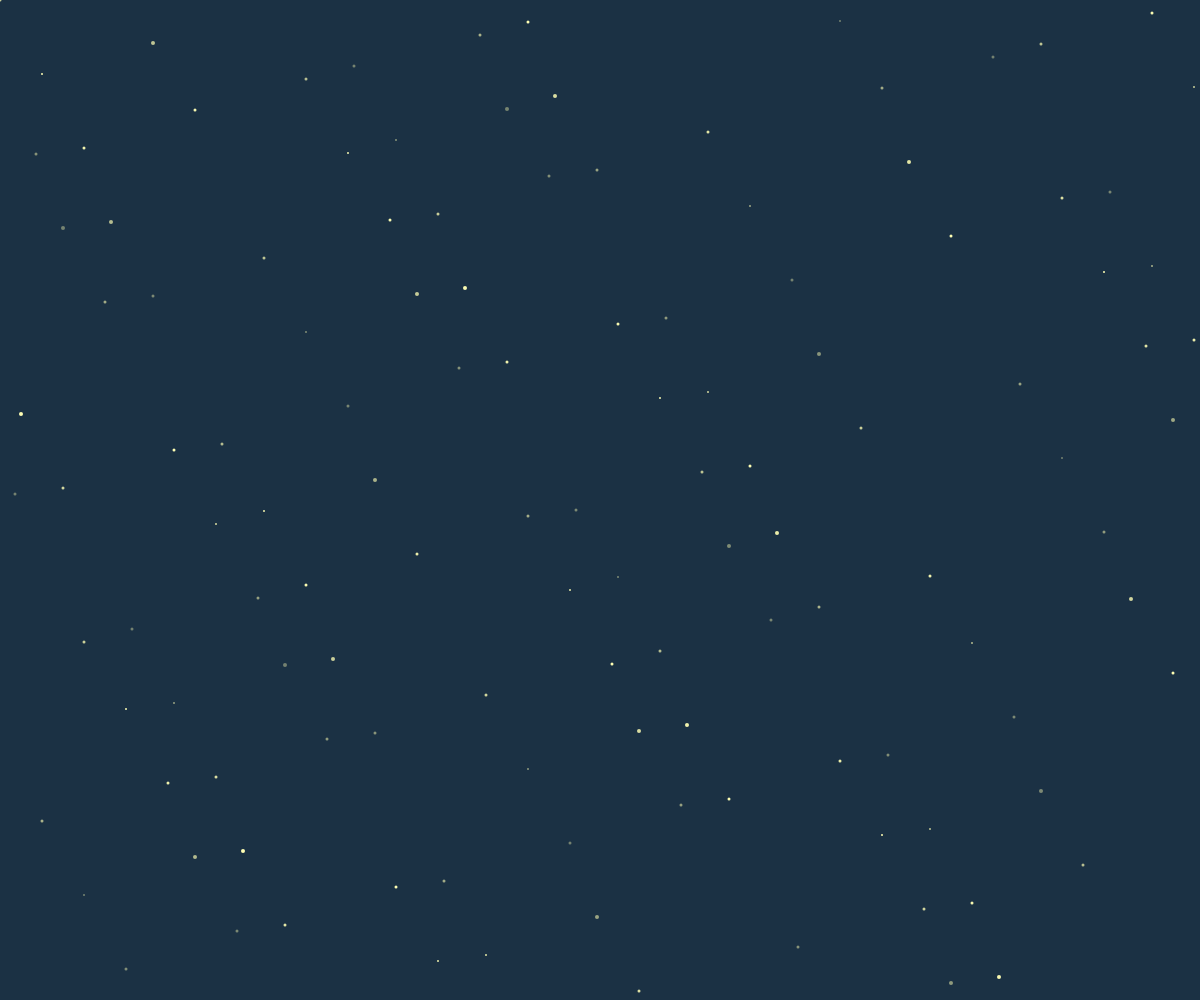
Frame 1 (no input)
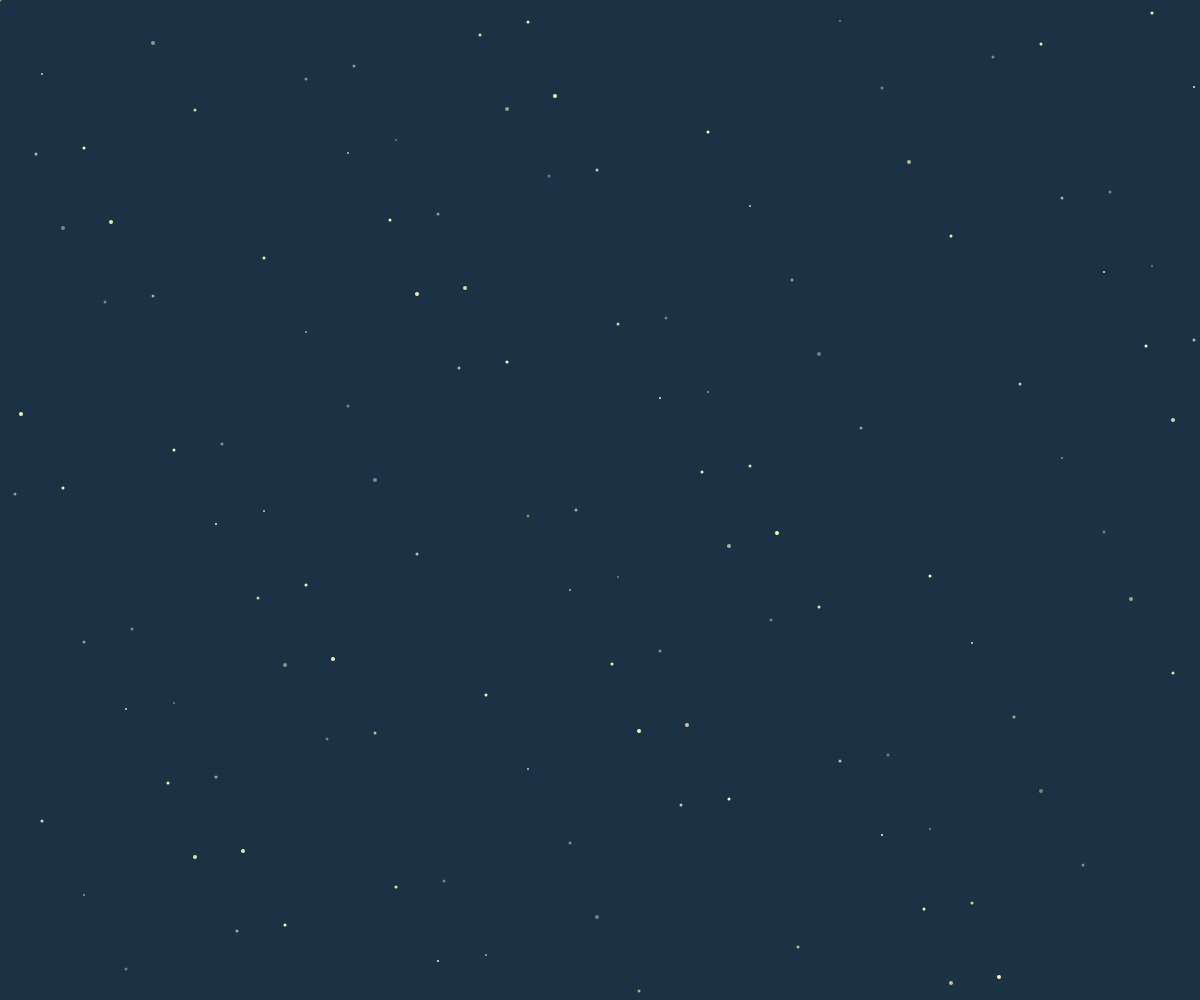
Frame 60 (no input)
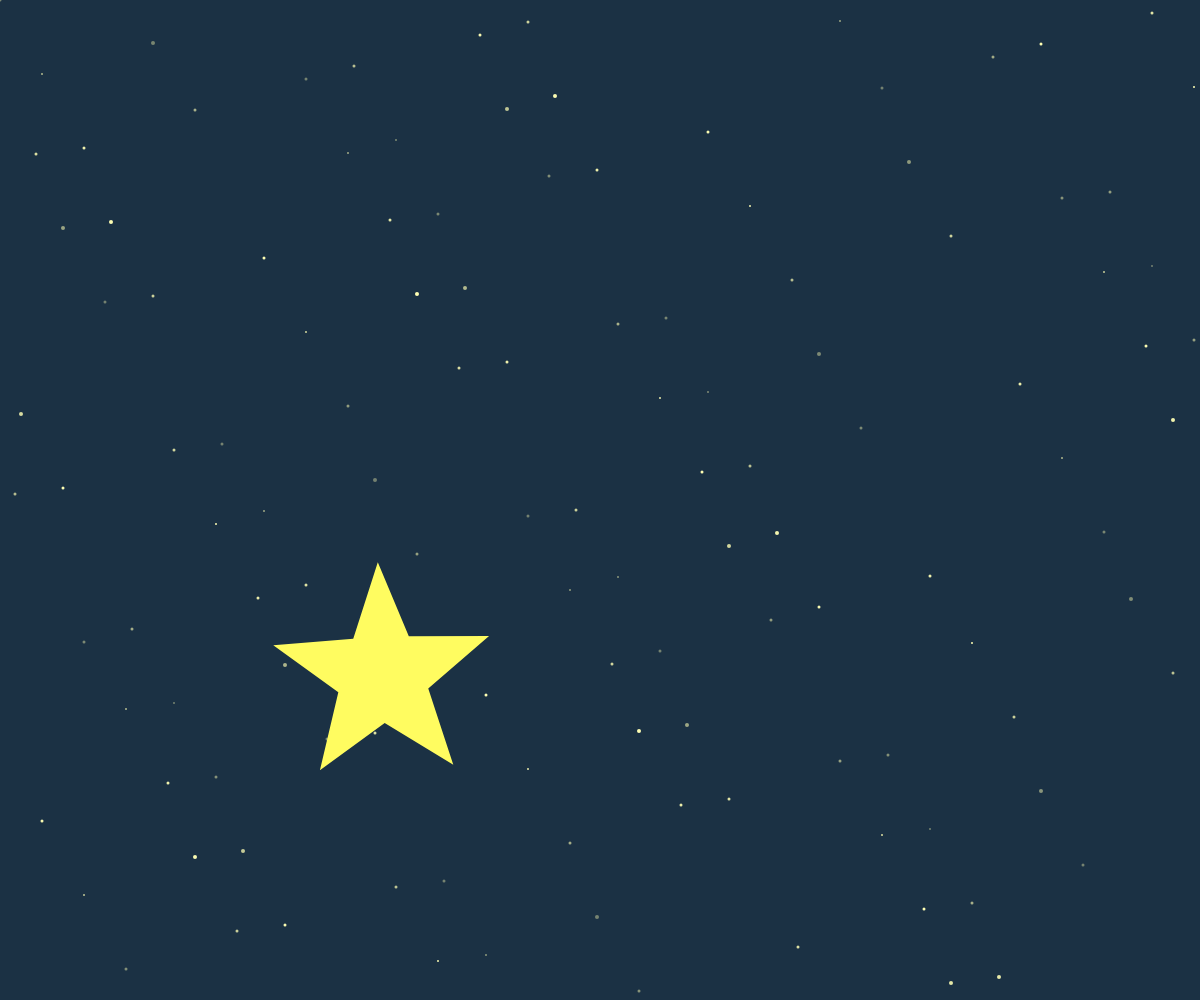
Frame 120 (the mouse pressed at the canvas centre since frame 60)

The p5.js sketch that drew these frames (run headless with seeded random() and noise() and a simulated clock; from frame 60 on, the mouse is pressed at the canvas centre):

// p5.js sketch
// ── sketch.js
let orbitAngle = 0; //rotazione lungo l'orbita
let rotationAngle = 0; // variabile per la rotazione
let orbitDirection = 1;

function setup() {
  createCanvas(windowWidth, windowHeight);
  angleMode(RADIANS); // assicura l'uso dei radianti
}

function draw() {
  background("#1b3144ff"); //back

  fill ("50"); //bianco
  strokeWeight(1);
  
  //stelle NO RANDOM
  noStroke ();
  for(let i=0; i < 150;i++){
    let starX = (i*37) % width + (i%3)*5;
    let starY = ((i*73)% height) + (i%7)
    let alpha = map(sin(frameCount * 0.2 + i), -1, 1, 100, 255);

    fill(255, 255, 180, alpha);

    //stellla a quando i è pari
    if (i % 2 == 0) {
    ellipse(starX, starY, 3);
  } else if (i % 3 == 0) {
    ellipse(starX, starY, 4);
  } else if (i % 3 == 1) {
    ellipse(starX, starY, 2);
  }

  }


  //STELLA
  let orbitRadius = 900; // raggio dell'orbita

  let centerX = width + 10;// centro orbita esterno a destra del canvas
  let centerY = height + 30; // centro orbita esterno a destra del canvas

  // Calcolo posizione della stella lungo l’orbita inclinata
  let xOrbit = cos(orbitAngle) * orbitRadius;
  let yOrbit = sin(orbitAngle) * orbitRadius;

  let orbitRotation = PI * 3 / 4; // inclinazione dell'orbita

  fill(255, 252, 96); 
  push();
  translate(centerX, centerY);
  rotate(orbitRotation);            
  translate(xOrbit, yOrbit);  

  let scaleFactor = map(sin(frameCount * 0.1), -1, 1, 0.9, 1.1);
  scale(scaleFactor);
  rotate(rotationAngle);

  star(0, 0, 50, 120, 5);
  pop();
  
  let orbitSpeed = 0.01;
orbitAngle += orbitSpeed * orbitDirection;
rotationAngle += 0.03;

// Limita l'angolo dell'orbita tra 0 e PI
if (orbitAngle >= PI || orbitAngle <= 0) {
  orbitDirection *= -1; // rimbalza avanti e indietro
}
}
 
function star(x, y, radius1, radius2, npoints) {

  let angle = TWO_PI / npoints;
  let halfAngle = angle / 2.0;
  beginShape();

//algoritmo per stella
  for (let a = 0; a < TWO_PI; a += angle) { //cerchio
    let sx = x + cos(a) * radius2; //punta lunga
    let sy = y + sin(a) * radius2;
    vertex(sx, sy);
    sx = x + cos(a + halfAngle) * radius1; //punta interna = 
    sy = y + sin(a + halfAngle) * radius1; //rientro tra le punte
    vertex(sx, sy);
  }

  endShape(CLOSE);

  function windowResized() {
  resizeCanvas(windowWidth, windowHeight);
}

}
